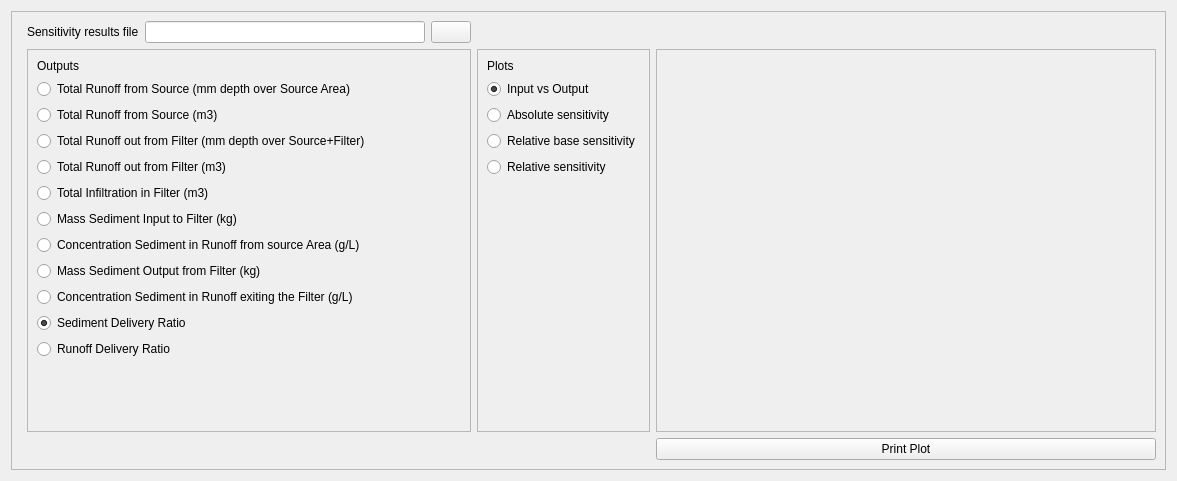
          <widget class="QWidget" name="scrollAreaWidgetContents_3">
           <property name="geometry">
            <rect>
             <x>0</x>
             <y>0</y>
             <width>1177</width>
             <height>481</height>
            </rect>
           </property>
           <layout class="QGridLayout" name="gridLayout_40">
            <item row="0" column="0">
             <widget class="QFrame" name="frame_65">
              <property name="frameShape">
               <enum>QFrame::StyledPanel</enum>
              </property>
              <property name="frameShadow">
               <enum>QFrame::Raised</enum>
              </property>
              <layout class="QGridLayout" name="gridLayout_39">
               <item row="1" column="2">
                <widget class="QFrame" name="frame_23">
                 <property name="frameShape">
                  <enum>QFrame::StyledPanel</enum>
                 </property>
                 <property name="frameShadow">
                  <enum>QFrame::Raised</enum>
                 </property>
                 <layout class="QVBoxLayout" name="verticalLayout_15">
                  <item>
                   <widget class="QLabel" name="label_68">
                    <property name="text">
                     <string>Plots</string>
                    </property>
                   </widget>
                  </item>
                  <item>
                   <widget class="QRadioButton" name="input_output">
                    <property name="text">
                     <string>Input vs Output</string>
                    </property>
                    <property name="checked">
                     <bool>true</bool>
                    </property>
                   </widget>
                  </item>
                  <item>
                   <widget class="QRadioButton" name="absolute">
                    <property name="text">
                     <string>Absolute sensitivity</string>
                    </property>
                   </widget>
                  </item>
                  <item>
                   <widget class="QRadioButton" name="relative_base">
                    <property name="text">
                     <string>Relative base sensitivity</string>
                    </property>
                   </widget>
                  </item>
                  <item>
                   <widget class="QRadioButton" name="relative_sensitivity">
                    <property name="text">
                     <string>Relative sensitivity</string>
                    </property>
                   </widget>
                  </item>
                  <item>
                   <spacer name="verticalSpacer_12">
                    <property name="orientation">
                     <enum>Qt::Vertical</enum>
                    </property>
                    <property name="sizeHint" stdset="0">
                     <size>
                      <width>20</width>
                      <height>40</height>
                     </size>
                    </property>
                   </spacer>
                  </item>
                 </layout>
                </widget>
               </item>
               <item row="0" column="1">
                <layout class="QHBoxLayout" name="horizontalLayout_128">
                 <item>
                  <widget class="QLabel" name="label_132">
                   <property name="text">
                    <string>Sensitivity results file</string>
                   </property>
                  </widget>
                 </item>
                 <item>
                  <widget class="QLineEdit" name="csv_results_oat"/>
                 </item>
                 <item>
                  <widget class="QPushButton" name="browse_oat_csv">
                   <property name="text">
                    <string/>
                   </property>
                  </widget>
                 </item>
                </layout>
               </item>
               <item row="1" column="1">
                <widget class="QFrame" name="frame_22">
                 <property name="frameShape">
                  <enum>QFrame::StyledPanel</enum>
                 </property>
                 <property name="frameShadow">
                  <enum>QFrame::Raised</enum>
                 </property>
                 <layout class="QVBoxLayout" name="verticalLayout_14">
                  <item>
                   <widget class="QLabel" name="label_69">
                    <property name="text">
                     <string>Outputs</string>
                    </property>
                   </widget>
                  </item>
                  <item>
                   <widget class="QRadioButton" name="runoff_source_mm_3">
                    <property name="text">
                     <string>Total Runoff from Source (mm depth over Source Area)</string>
                    </property>
                   </widget>
                  </item>
                  <item>
                   <widget class="QRadioButton" name="runoff_source_m3_3">
                    <property name="text">
                     <string>Total Runoff from Source (m3)</string>
                    </property>
                   </widget>
                  </item>
                  <item>
                   <widget class="QRadioButton" name="runoff_filter_mm_3">
                    <property name="text">
                     <string>Total Runoff out from Filter (mm depth over Source+Filter)</string>
                    </property>
                   </widget>
                  </item>
                  <item>
                   <widget class="QRadioButton" name="runoff_filter_m3_3">
                    <property name="text">
                     <string>Total Runoff out from Filter (m3)</string>
                    </property>
                   </widget>
                  </item>
                  <item>
                   <widget class="QRadioButton" name="infiltration_filter_m3_3">
                    <property name="text">
                     <string>Total Infiltration in Filter (m3)</string>
                    </property>
                   </widget>
                  </item>
                  <item>
                   <widget class="QRadioButton" name="sediment_input_3">
                    <property name="text">
                     <string>Mass Sediment Input to Filter (kg)</string>
                    </property>
                   </widget>
                  </item>
                  <item>
                   <widget class="QRadioButton" name="concentration_sediment_3">
                    <property name="text">
                     <string>Concentration Sediment in Runoff from source Area (g/L)</string>
                    </property>
                   </widget>
                  </item>
                  <item>
                   <widget class="QRadioButton" name="sediment_output_3">
                    <property name="text">
                     <string>Mass Sediment Output from Filter (kg)</string>
                    </property>
                   </widget>
                  </item>
                  <item>
                   <widget class="QRadioButton" name="sediment_runoff_exit_3">
                    <property name="text">
                     <string>Concentration Sediment in Runoff exiting the Filter (g/L)</string>
                    </property>
                   </widget>
                  </item>
                  <item>
                   <widget class="QRadioButton" name="sediment_delivery_3">
                    <property name="text">
                     <string>Sediment Delivery Ratio</string>
                    </property>
                    <property name="checked">
                     <bool>true</bool>
                    </property>
                   </widget>
                  </item>
                  <item>
                   <widget class="QRadioButton" name="runoff_delivery_3">
                    <property name="text">
                     <string>Runoff Delivery Ratio</string>
                    </property>
                   </widget>
                  </item>
                  <item>
                   <spacer name="verticalSpacer_13">
                    <property name="orientation">
                     <enum>Qt::Vertical</enum>
                    </property>
                    <property name="sizeHint" stdset="0">
                     <size>
                      <width>20</width>
                      <height>40</height>
                     </size>
                    </property>
                   </spacer>
                  </item>
                 </layout>
                </widget>
               </item>
               <item row="1" column="3">
                <widget class="QFrame" name="frame_24">
                 <property name="minimumSize">
                  <size>
                   <width>500</width>
                   <height>0</height>
                  </size>
                 </property>
                 <property name="frameShape">
                  <enum>QFrame::StyledPanel</enum>
                 </property>
                 <property name="frameShadow">
                  <enum>QFrame::Raised</enum>
                 </property>
                </widget>
               </item>
               <item row="1" column="0">
                <widget class="QFrame" name="inputs_oat">
                 <property name="frameShape">
                  <enum>QFrame::StyledPanel</enum>
                 </property>
                 <property name="frameShadow">
                  <enum>QFrame::Raised</enum>
                 </property>
                </widget>
               </item>
               <item row="2" column="3">
                <layout class="QHBoxLayout" name="horizontalLayout_129">
                 <item>
                  <widget class="QPushButton" name="print_graph_oat">
                   <property name="text">
                    <string>Print Plot</string>
                   </property>
                  </widget>
                 </item>
                </layout>
               </item>
              </layout>
             </widget>
            </item>
           </layout>
          </widget>
